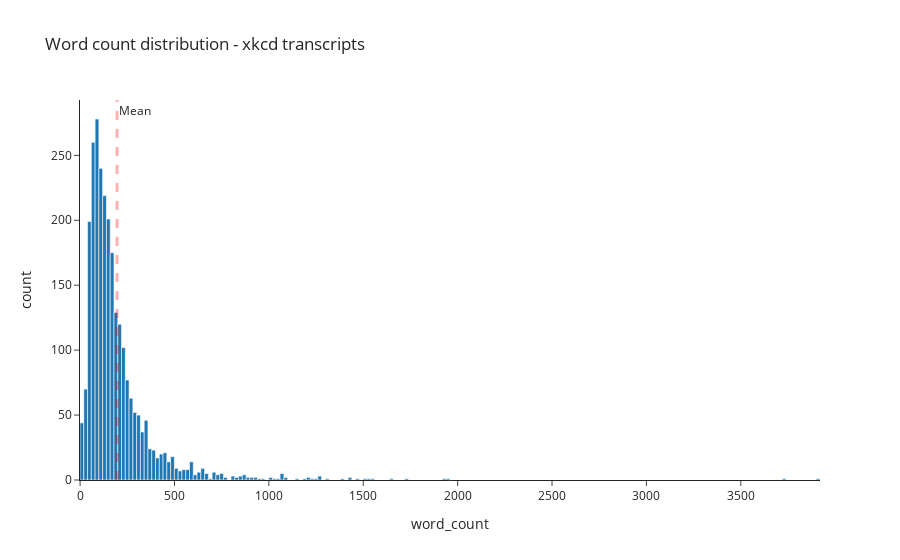

Write notebook code for a chart like this one.
### Markdown cell above
Let's add a little bit more to this chart. I want to see the mean value as  vertical line there.

### Code cell
fig = px.histogram(xkcd_eda,
                    x='word_count',
                    title = 'Word count distribution - xkcd transcripts')
fig.add_vline(x=xkcd_eda['word_count'].mean(), line_width=3,
                    line_dash="dash", line_color="red", annotation_text= "Mean")
# fig.add_vline(x=xkcd_eda['word_count'].median(), line_width=3,
#                     line_dash="dash", line_color="green", annotation_text= "Median")



fig.show()

### Figure 1 — Plotly figure (JSON) as saved in the notebook; plotly's stock layout.template omitted (floating-point values rounded to 4 significant figures; data arrays with more than 128 entries replaced by an {"elided": "..."} marker saying what was removed)
{"data": [{"alignmentgroup": "True", "bingroup": "x", "hovertemplate": "word_count=%{x}<br>count=%{y}<extra></extra>", "legendgroup": "", "marker": {"color": "#1F77B4", "pattern": {"shape": ""}}, "name": "", "offsetgroup": "", "orientation": "v", "showlegend": false, "type": "histogram", "x": {"elided": "2641 int values"}, "xaxis": "x", "yaxis": "y"}], "layout": {"annotations": [{"showarrow": false, "text": "Mean", "x": 195.6, "xanchor": "left", "xref": "x", "y": 1, "yanchor": "top", "yref": "y domain"}], "barmode": "relative", "legend": {"tracegroupgap": 0}, "shapes": [{"line": {"color": "red", "dash": "dash", "width": 3}, "type": "line", "x0": 195.6, "x1": 195.6, "xref": "x", "y0": 0, "y1": 1, "yref": "y domain"}], "title": {"text": "Word count distribution - xkcd transcripts"}, "xaxis": {"anchor": "y", "domain": [0, 1], "title": {"text": "word_count"}}, "yaxis": {"anchor": "x", "domain": [0, 1], "title": {"text": "count"}}}}
